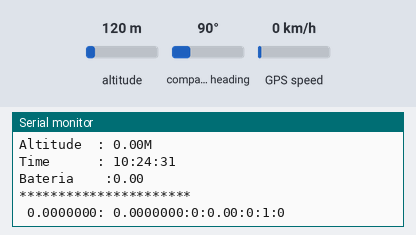
A program run on a simulated ESP32. Parts: the last lines printed to the serial monitor. The test bench sets the inputs (shaded band); at power-on: altitude 120 m, compass heading 90°, GPS speed 0 km/h. The GPS gets a fix after 3 s at 37.7749, -122.4194 with 8 satellites; no radio packets arrive unless stated.

Above: at 2.7 s.
2.8 s: altitude set to 20 m
At 5.6 s:
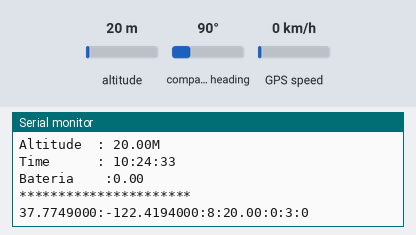
7.0 s: altitude set to 250 m
At 7.0 s:
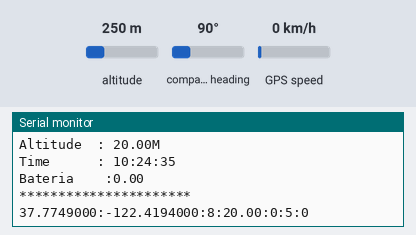
Timing chart, 0 to 10.0 s (numbered marks = the images above; inputs shaded):
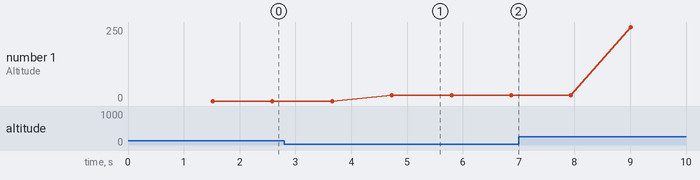

Measured:
- after the input at 2.8 s, the serial monitor: prints a new line after 1.9 s (image 1)
- plotted number 1: 0 → 20 after the input at 2.8 s, 20 → 250 after the input at 7.0 s

The program:

main.cpp
```cpp
#include <Arduino.h>
#include <TinyGPS++.h>
#include <SPI.h>
#include <LoRa.h>

TinyGPSPlus gps;
//HardwareSerial Serial1(1);

const uint8_t vbatPin = 34;
float battery_voltage = 0;
unsigned int _conter=0;

//Lora constant
#define SCK     5    // GPIO5  -- SX1278's SCK
#define MISO    19   // GPIO19 -- SX1278's MISnO
#define MOSI    27   // GPIO27 -- SX1278's MOSI
#define SS      18   // GPIO18 -- SX1278's CS
#define RST     14   // GPIO14 -- SX1278's RESET
#define DI0     26   // GPIO26 -- SX1278's IRQ(Interrupt Request)
#define BAND    433E6

static void smartDelay(unsigned long ms);

void voltage(){
  digitalWrite(14, HIGH);
  delay(1);
  float measurement = (float) analogRead(34);
  battery_voltage = (measurement / 4095.0) * 7.26;
  digitalWrite(14, LOW);
  //Serial.print("BAT Volt: ");
  //Serial.println(battery_voltage);
  if (battery_voltage < 3.75){
    Serial.println("Bateria Baixa");
    //delay(20000);
    //esp_deep_sleep_start(); // to save the lipo - no wakeup.
    // RETURN;
  }
}

void setup() {
  Serial.begin(115200);
  Serial1.begin(9600, SERIAL_8N1, 12, 15);   //17-TX 18-RX
  SPI.begin(SCK,MISO,MOSI,SS);
  LoRa.setPins(SS,RST,DI0);
  if (!LoRa.begin(BAND))
  {
    Serial.println("Starting LoRa failed!");
    while (1);
  }
  delay(1500);
}

void loop()
{
  Serial.print("Latitude  : ");
  Serial.println(gps.location.lat(), 5);
  Serial.print("Longitude : ");
  Serial.println(gps.location.lng(), 4);
  Serial.print("Satellites: ");
  Serial.println(gps.satellites.value());
  Serial.print("Altitude  : ");
  Serial.print(gps.altitude.feet() / 3.2808);
  Serial.println("M");
  Serial.print("Time      : ");
  Serial.print(gps.time.hour());
  Serial.print(":");
  Serial.print(gps.time.minute());
  Serial.print(":");
  Serial.println(gps.time.second());
  //voltage();
  Serial.print("Bateria    :");
  Serial.println(battery_voltage);
  Serial.println("**********************");
  String msg;
  //String _tmp; // LAT:LONG:SAT:ALT:BAT:CONTER
  char _tmp[24];
  dtostrf((gps.location.lat()),10,7,_tmp);
  msg = "" + String(_tmp) + ":";
  char _tmp1[24];
  dtostrf((gps.location.lng()),10,7,_tmp1);
  msg = msg + _tmp1 + ":";
  msg = msg + gps.satellites.value() + ":";
  msg = msg + gps.altitude.meters() + ":";
  //msg = msg + battery_voltage + ":";
  msg = msg + "0:";
  msg = msg + _conter + ":0";
  Serial.println(msg);
  LoRa.beginPacket();
  LoRa.print(msg);
  LoRa.endPacket();
  if (_conter >= 32000)
    _conter = 0;
  else
    _conter = _conter + 1;

  smartDelay(1000);

  if (millis() > 5000 && gps.charsProcessed() < 10)
    Serial.println(F("No GPS data received: check wiring"));
}

static void smartDelay(unsigned long ms)
{
  unsigned long start = millis();
  do
  {
    while (Serial1.available())
      gps.encode(Serial1.read());
  } while (millis() - start < ms);
}
```
